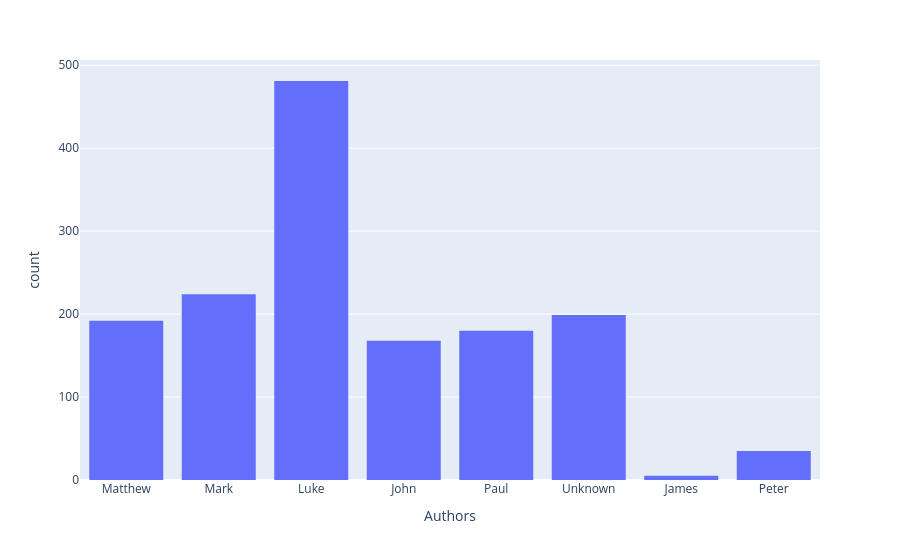

Source (notebook cell):
### Code cell
px.histogram(
    x = references2['n_start'].str[0].map(book_authors),
    labels = {'x': 'Authors'}
)

### Figure 1 — Plotly figure (JSON) as saved in the notebook; plotly's stock layout.template omitted (floating-point values rounded to 4 significant figures; data arrays with more than 128 entries replaced by an {"elided": "..."} marker saying what was removed)
{"data": [{"bingroup": "x", "hovertemplate": "Authors=%{x}<br>count=%{y}<extra></extra>", "legendgroup": "", "marker": {"color": "#636efa", "pattern": {"shape": ""}}, "name": "", "orientation": "v", "showlegend": false, "type": "histogram", "x": {"elided": "1484 str values"}, "xaxis": "x", "yaxis": "y"}], "layout": {"barmode": "relative", "legend": {"tracegroupgap": 0}, "margin": {"t": 60}, "xaxis": {"anchor": "y", "domain": [0, 1], "title": {"text": "Authors"}}, "yaxis": {"anchor": "x", "domain": [0, 1], "title": {"text": "count"}}}}
